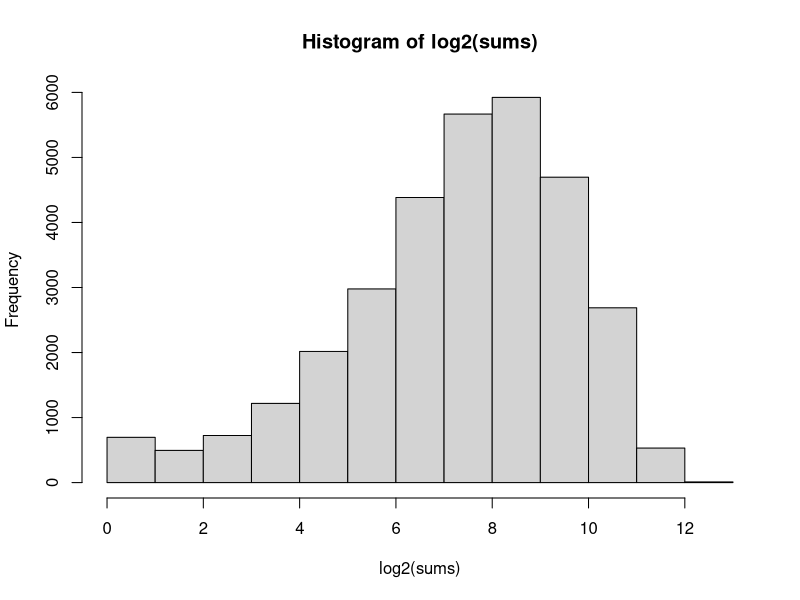
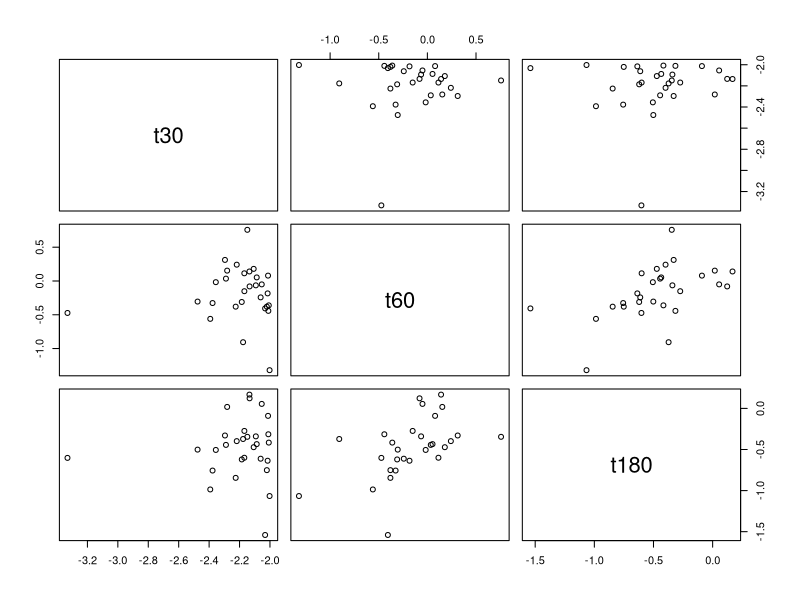

Write R code to recreate these figures, in order.
library('edgeR')
library('reshape')
library(ggplot2)

allData <- read.csv('selected.csv')
counts <- data.frame(allData$X1_aerobic_t30_1_control, allData$X1_aerobic_t60_1_control, allData$X1_aerobic_t180_1_control,
                     allData$X1_aerobic_t30_2_chlor, allData$X1_aerobic_t60_2_chlor, allData$X1_aerobic_t180_2_chlor, row.names=allData$seq)
freqs <- data.frame(apply((counts+1), 2, function(x){return(x/sum(x))}) )
ratios <- data.frame(t30=freqs[,4]/freqs[,1], t60=freqs[,5]/freqs[,2], t180=freqs[,6]/freqs[,3], row.names=row.names(counts))
counts$t30 = freqs[,4]/freqs[,1]
counts$t60 = freqs[,5]/freqs[,2]
counts$t180 = freqs[,6]/freqs[,3]

sums = apply(counts[,1:6], 1, sum)
hist(log2(sums))
sum(sums>500)
subset <- (counts$t30 < 2^-2) & sums>300
sum(subset)
pairs(log2(counts[subset,7:9]))
mean(counts[subset,1])
mean(counts[,1])
